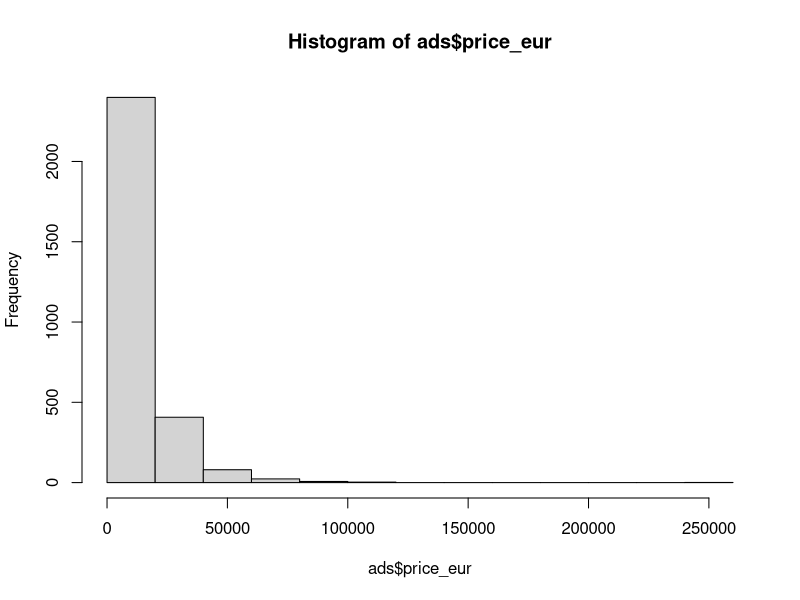
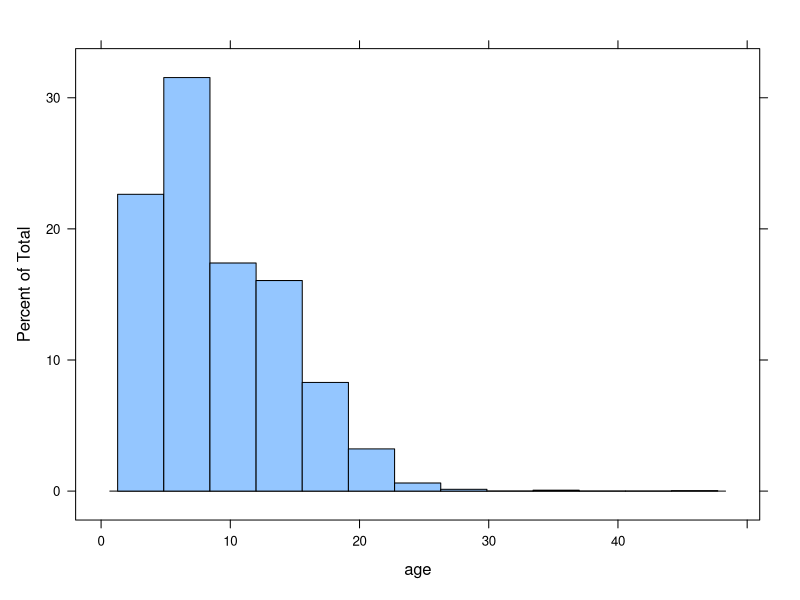
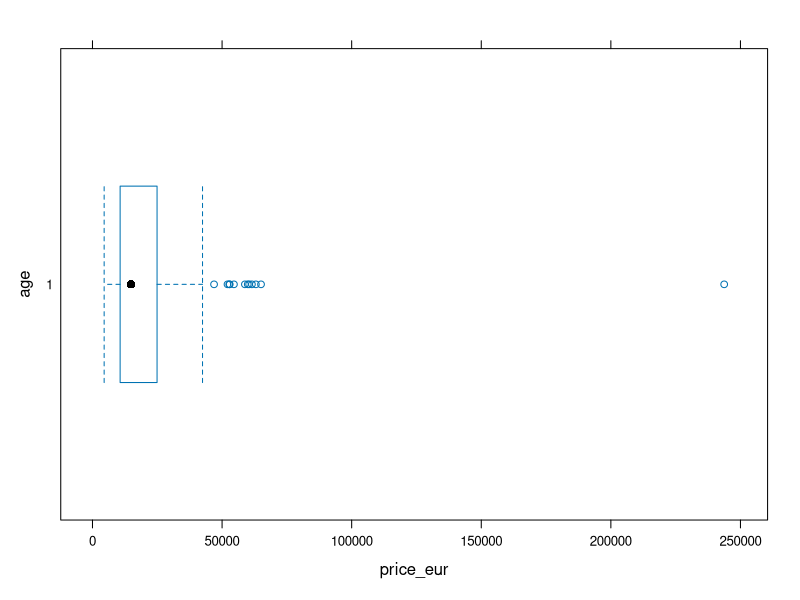

R code for these plots, in order: (Note: this script raises an error after producing the figures.)
## ---- chunk 1
require('tidyverse', quietly = TRUE)
ads<-read_csv('classified_ads_for_cars_originial.csv')
## ---- chunk 2
mean(ads$price_eur)
## [1] 12841.99
sd(ads$price_eur)
## [1] 13132.85
abs(mean(ads$price_eur) - ads$price_eur)

hist(ads$price_eur)
## ---- chunk 3
colnames(ads)
## [1] "maker"               "model"               "mileage"             "manufacture_year"   
## [5] "engine_displacement" "engine_power"        "transmission"        "door_count"         
## [9] "seat_count"          "fuel_type"           "date_created"        "date_last_seen"     
##[13] "views"               "ratings"             "price_eur" 



## ---- chunk 4
range(ads$manufacture_year)
##[1] 1972 2015
## ---- chunk 5
m = group_by(ads, maker)
nrow(summarise(m, mean(mileage)))
## [1] 34 

## OR

n_distinct(ads$maker, na.rm = FALSE)
## [1] 34
## ---- chunk 6
fuelType = group_by(ads, fuel_type)

#Below both work
ads %>% distinct(fuel_type)

## OR

summarise(fuelType)
## ---- chunk 7
require(lattice)
age = 2018 - ads$manufacture_year
ads = mutate(ads, age)

histogram(~age, data=ads)
## ---- chunk 8
range(ads$age)
## [1]  3 46
## ---- chunk 9

age_at_five = filter(ads, age == 5)

mean(age_at_five$price_eur)
## [1] 20726.04 

## OR

mean(ads[age == 5,]$price_eur)
## [1] 20726.04

bwplot(age~price_eur, data = age_at_five)

## ---- chunk 10
age_at_five = filter(ads, age == 15)
mean(age_at_five$price_eur)
## [1] 4924.121

## OR

mean(ads[age == 15,]$price_eur)
## [1] 4924.121
## ---- chunk 11

oldest_car = max(ads$age)
oldest_car
## [1] 46

filter(ads,age == oldest_car)$price_eur
## [1] 12903.81

## ---- chunk 12
car_age = group_by(ads, age)

summarise(car_age, mean(price_eur) )



histogram(~ads$price_eur, ads$age, data = ads)

## ---- chunk 13
maker_group = group_by(ads, maker)

maker_avrg = summarise(maker_group, average = mean(price_eur))

desc_avrg = arrange(maker_avrg, desc(average))

desc_avrg  %>% top_n(10)
## ---- chunk 14
nrow(filter(ads, maker == "lamborghini"))
## [1] 1
## ---- chunk 15
big_drop_mkaers = filter(ads, maker == "lamborghini" | maker == "bentley" | maker == "maserati" | maker == "porsche")

nrow(big_drop_mkaers)
## [1] 44             

## OR 

top_manuf=c('lamborghini','bentley','maserati','porsche')
total_makers = filter(ads, maker %in% top_manuf)
NROW(total_makers)
## [1] 44
## ---- chunk 16

## Manual cars more expensive because manual cars are a lot easier and convenient to drive compare to manual cars. In Auto transmission, we do not have to worried about managing gears and clutch.


## ---- chunk 17

## diesel cars usually cost more than petrol. Diesel fuel is more expensive than petrol and servicing or fixing a serious problem on a diesel car might be slightly more expensive. New diesel cars also cost more to tax than petrol cars. Diesel cars need less fuel than gas (patrol) cars. Gas cars omit more CO2 than diesel cars.

